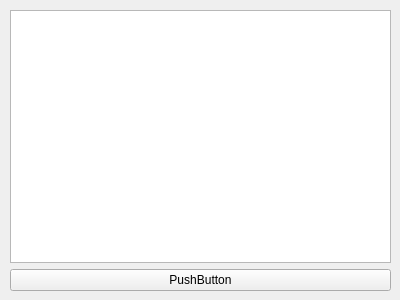
<?xml version="1.0" encoding="UTF-8"?>
<ui version="4.0">
 <class>ICGame</class>
 <widget class="QWidget" name="ICGame">
  <property name="geometry">
   <rect>
    <x>0</x>
    <y>0</y>
    <width>400</width>
    <height>300</height>
   </rect>
  </property>
  <property name="windowTitle">
   <string>Form</string>
  </property>
  <widget class="QWidget" name="verticalLayoutWidget">
   <property name="geometry">
    <rect>
     <x>10</x>
     <y>10</y>
     <width>381</width>
     <height>281</height>
    </rect>
   </property>
   <layout class="QVBoxLayout" name="verticalLayout">
    <item>
     <widget class="QListWidget" name="listWidget"/>
    </item>
    <item>
     <widget class="QPushButton" name="pushButton">
      <property name="text">
       <string>PushButton</string>
      </property>
     </widget>
    </item>
   </layout>
  </widget>
 </widget>
 <resources/>
 <connections/>
</ui>
